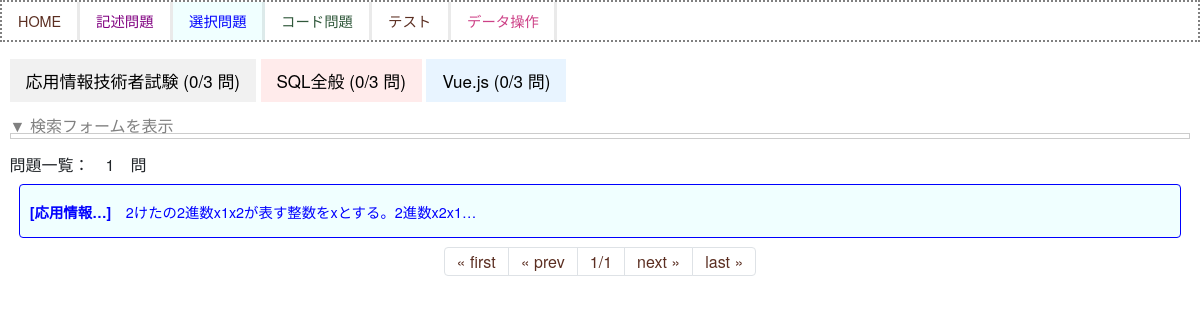
The page /choice/ on the database as committed earlier.
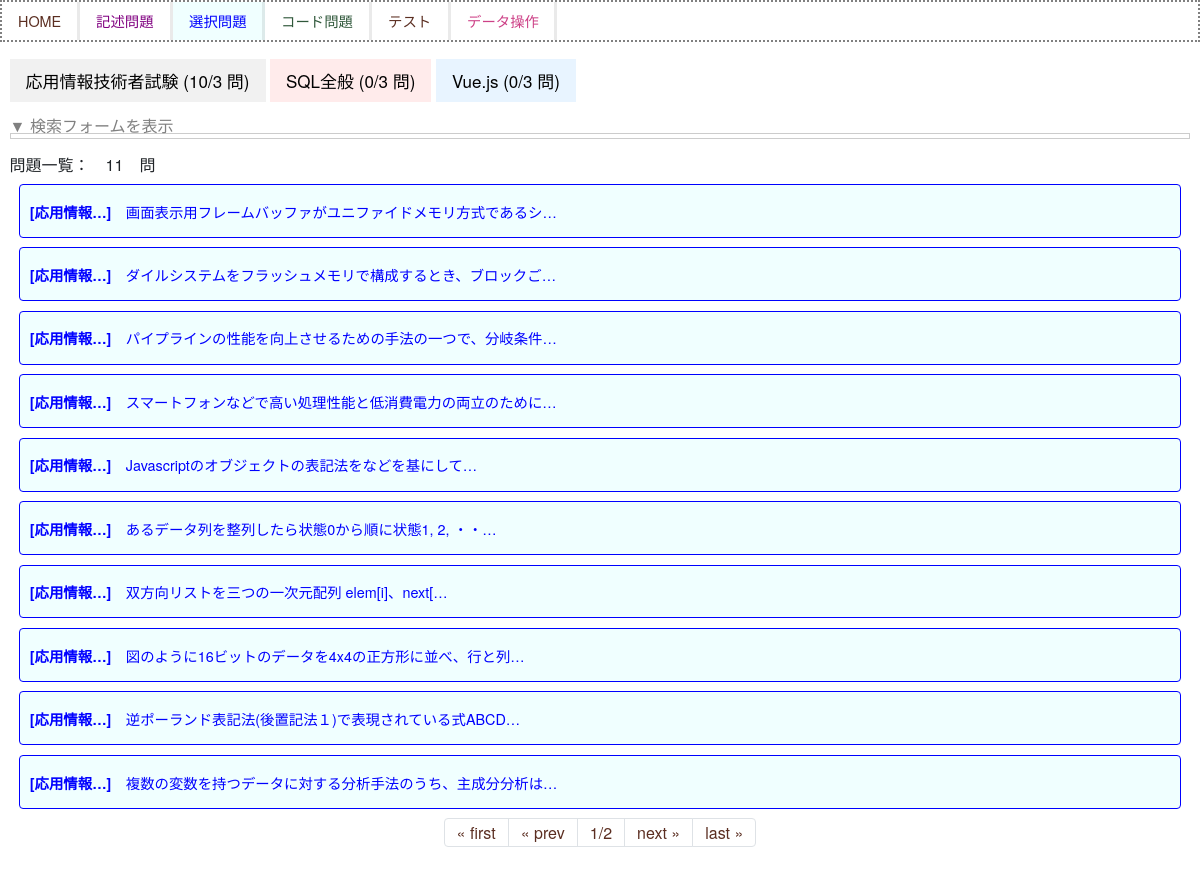
The same page on the database as committed later.
### sqlapp/models.py (models this page shows, shortened)
class Category(models.Model):
    name = models.CharField(max_length=100)

class PracticeChoice(models.Model):
    question = models.TextField(verbose_name="問題")
    thumbnailQ1 = models.ImageField(verbose_name="画像1 (問題用)", null=True, blank= True)
    thumbnailQ2 = models.ImageField(verbose_name="画像2 (問題用)", null=True, blank= True)
    thumbnailQ3 = models.ImageField(verbose_name="画像3 (問題用)", null=True, blank= True)
    answer = models.TextField(verbose_name="正解")
    wronganswer1 = models.TextField(verbose_name="誤回答1", null=True, blank= True)
    wronganswer2 = models.TextField(verbose_name="誤回答2", null=True, blank= True)
    wronganswer3 = models.TextField(verbose_name="誤回答3", null=True, blank= True)
    wronganswer4 = models.TextField(verbose_name="誤回答4", null=True, blank= True)
    wronganswer5 = models.TextField(verbose_name="誤回答5", null=True, blank= True)
    wronganswer6 = models.TextField(verbose_name="誤回答6", null=True, blank= True)
    wronganswer7 = models.TextField(verbose_name="誤回答7", null=True, blank= True)
    wronganswer8 = models.TextField(verbose_name="誤回答8", null=True, blank= True)
    wronganswer9 = models.TextField(verbose_name="誤回答9", null=True, blank= True)
    explanation = models.TextField(verbose_name="解説", null=True,  blank=True,)
    thumbnailA1 = models.ImageField(verbose_name="画像1 (正解用)", null=True, blank= True)
    thumbnailA2 = models.ImageField(verbose_name="画像2 (正解用)", null=True, blank= True)
    thumbnailA3 = models.ImageField(verbose_name="画像3 (正解用)", null=True, blank= True)
    hint1 = models.TextField(verbose_name="ヒント1", null=True,  blank=True,)
    hint2 = models.TextField(verbose_name="ヒント2", null=True,  blank=True,)
    category = models.ForeignKey(Category, on_delete=models.CASCADE,verbose_name="カテゴリ", null=True,  blank=True)
    created_at = models.DateTimeField(auto_now_add=True)
    shoseki = models.ForeignKey(Book, on_delete=models.CASCADE,verbose_name="書籍・HP", null=True,  blank=True)
    shoseki_page = models.CharField(verbose_name="書籍ページ", max_length=255, null=True,  blank=True)

class Book(models.Model):
    name = models.CharField(max_length=100)
    def __str__(self):
        return self.name

### sqlapp/views.py (the view)
# urls.py: path('choice/', views.ListQuestionChoiceView, name='list-question-choice'),
def ListQuestionChoiceView(request, num=1):
    data = PracticeChoice.objects.all().order_by('pk').reverse()
    dataFirst = PracticeChoice.objects.all().order_by('pk').reverse().first()
    data2 = PracticeChoice.objects.all().order_by('pk').reverse()
    page = Paginator(data2, 10)
    categories_data = get_categories_data()
    categories = Category.objects.all()
    params = {
            'title': '',
            'data': data,
            'data2': page.get_page(num),
            'dataFirst': dataFirst,
            'categories_data': categories_data,
            'categories': categories
    }
    return render(request, 'sqlapp/question_choice_list.html', params)

### sqlapp/templates/sqlapp/question_choice_list.html (shortened to what this page needs)
{% extends 'baseQuestionChoice.html' %}
{% block content %}
{% include 'sqlapp/components/tab_content.html' %}
<div class="wrap">
    <label for="label1" class="label">▼ 検索フォームを表示</label>
<div class="content content2">
</div>
</div>
   <div class="nav-item">
    <h2>問題一覧：　{{ data|length }}　問　　</h2>
    </div>
    {% for item in data2 %}
    <a href="{% url 'detail-question-choice' item.pk %}">
    <div class="p-4 m-4 bg-light border border-success rounded">
        <h3><span style="font-weight:bold;">[{{ item.shoseki|truncatechars:5 }}]</span>　{{ item.question|truncatechars:30 }}</h3>
        <div class="flex">
        </div>
    </div>
    </a>
{% endfor %}
{% load static %}
<ul class="pagination justify-content-center">
    {% if data2.has_previous %}
    <li class="page-item">
        <a class="page-link" href="{% url 'list-question' %}">&laquo; first</a>
    </li>
    <li class="page-item">
        <a class="page-link" href="{% url 'list-question' %}{{data2.previous_page_number}}">&laquo; prev</a>
    </li>
    {% else %}
    <li class="page-item">
        <a class="page-link">&laquo; first</a>
    </li>
    <li class="page-item">
        <a class="page-link">&laquo; prev</a>
    </li>
    {% endif %}
    <li class="page-item">
        <a class="page-link">
            {{data2.number}}/{{data2.paginator.num_pages}}</a>
    </li>
    {% if data2.has_next %}
    <li class="page-item">
        <a class="page-link" href="{% url 'list-question' %}{{data2.next_page_number}}">next &raquo;</a>
    </li>
    <li class="page-item">
        <a class="page-link" href="{% url 'list-question' %}{{data2.paginator.num_pages}}">last &raquo;</a>
    </li>
    {% else %}
    <li class="page-item">
        <a class="page-link">next &raquo;</a>
    </li>
    <li class="page-item">
        <a class="page-link">last &raquo;</a>
    </li>
    {% endif %}
</ul>
{% endblock content %}
{% load static %}

### templates/baseQuestionChoice.html (shortened to what this page needs)
{% load static %}
<!doctype html>
<html lang="ja">
    <head>
        <link rel="stylesheet" href="https://cdn.jsdelivr.net/npm/bootstrap@5.1.3/dist/css/bootstrap.min.css" rel="stylesheet">
        <link rel="stylesheet" href="{% static 'sqlapp/css/style.css' %}">
        <link rel="stylesheet" href="{% static 'sqlapp/css/styleQuestionChoice.css' %}">
    </head>
    <body>
        <nav class="navbar navbar-dark bg-success sticky-top">
            <div class="navbar-nav d-flex flex-row nav-item">
                <div class="nav-one nav-one-home">
                    <a class="nav-link mx-3 rotateX" href="{% url 'list-question' %}">HOME</a>
                </div>
                <div class="nav-one nav-one-practice">
                    <a class="nav-link mx-3 rotateX" href="javascript:void(0);" id="homeLink">記述問題</a>
                </div>
                <div class="nav-one nav-one-practicechoice">
                    <a class="nav-link mx-3 rotateX" href="javascript:void(0);" id="homeLink2">選択問題</a>
                </div>
                <div class="nav-one nav-one-codepractice">
                    <a class="nav-link mx-3 rotateX" href="javascript:void(0);" id="homeLink3">コード問題</a>
                </div>
                <div class="nav-one nav-one-test"><a class="nav-link mx-3 rotateX" href="{% url 'test-question' %}">テスト</a></div>
                <div class="nav-one nav-one-dataoperation">
                    <a class="nav-link mx-3 rotateX" href="{% url 'sql_view' %}">データ操作</a>
                </div>
            </div>
        </nav>
        <div class="p-4">
            {% block content %}{% endblock content %}
        </div>
    </body>
</html>

### sqlapp/templates/sqlapp/components/tab_content.html (shortened to what this page needs)
<div class="tab">
    {% for item in categories_data %}
    <button class="tablinks tab{{ forloop.counter }}" onclick="openTab(event, 'Tab{{ item.category.id }}')">
        {{ item.category.name }} ({{ item.today_count }}/{{ item.target_count }} 問)
    </button>
    {% endfor %}
</div>

### sqlapp/static/sqlapp/css/style.css (style rules this page uses)
body { font-family: 'Hannotate SC','HanziPen SC','Avenir','Helvetica Neue','Helvetica','Arial','Hiragino Sans','ヒラギノ角ゴシック',YuGothic,'Yu Gothic','メイリオ', Meiryo,'ＭＳ Ｐゴシック','MS PGothic' !important; }
a { text-decoration: none; }
.navbar { background-color:white !important; border: 2px dotted grey !important; padding-top: 0 !important; padding-bottom: 0 !important; }
.nav-one-home a { color: #5B2E21 !important; }
.nav-one-practice a { color: purple !important; }
.nav-one-practicechoice a { color: blue !important; }
.nav-one-codepractice a { color: #30583B !important; }
.nav-one-test a { color: #5B2E21 !important; }
.nav-one-dataoperation a { color: #CD4187 !important; }
.nav-one { border-right: solid; border-color: grey; }
body { background-color:rgba(249, 235, 235, 0.8); background-color: white ; background-blend-mode: lighten; }
.bg-light { --bs-bg-opacity: 0 !important; }
.p-4 h3 { margin-bottom: 0.2rem !important; }
.h3, h3 { font-size: 0.9rem; }
.m-4 { margin: 0.6rem !important; }
.nav-item a { color: #000; font-size: 0.9rem; font-weight: 400; text-decoration: none; transition: color 0.3s ease-out; }
.wrap { margin: 2em 0; padding: 0; }
.flex { display: flex !important; }
@media screen and (min-width: 570px) { .navbar a { font-size: 0.9rem !important; } }
.rotateX { animation-name:rotateXAnime; animation-duration:1s; animation-fill-mode:forwards; }
.h2, h2 { font-size: 12pt !important; }
.wrap { margin: 1em 0 !important; }
body, html, main { height: 100%; margin: auto 0; font-family: 'Hannotate SC','HanziPen SC','Avenir','Helvetica Neue','Helvetica','Arial','Hiragino Sans','ヒラギノ角ゴシック',YuGothic,'Yu Gothic','メイリオ', Meiryo,'ＭＳ Ｐゴシック','MS PGothic'; }
.p-4 { line-height: 15px !important; }
.page-link { color: darkslategray; color: #5B2E21; }
.border-success { border-color: rgba(100, 100, 100, 1) !important; }
.tab button { background-color: inherit; border: none; outline: none; cursor: pointer; padding: 14px 16px; transition: 0.3s; font-size: 17px; display: inline-block; }
.tab button.tab1 { background-color: #f1f1f1; }
.tab button.tab2 { background-color: #ffebeb; }
.tab button.tab3 { background-color: #e8f4ff; }

### sqlapp/static/sqlapp/css/styleQuestionChoice.css (style rules this page uses)
body { font-family: 'Hannotate SC','HanziPen SC','Avenir','Helvetica Neue','Helvetica','Arial','Hiragino Sans','ヒラギノ角ゴシック',YuGothic,'Yu Gothic','メイリオ', Meiryo,'ＭＳ Ｐゴシック','MS PGothic' !important; }
.navbar { background-color:white !important; border: 2px dotted grey !important; }
.nav-one { border-right: solid; border-color: rgba(50,50,50,.1); }
body { background-color:rgba(249, 235, 235, 0.8); background-color: white ; background-blend-mode: lighten; }
.bg-light { --bs-bg-opacity: 0 !important; }
.p-4 { padding: 0.6rem !important; }
.p-4 h3 { margin-bottom: 0.2rem !important; }
.h3, h3 { font-size: 0.9rem; }
.m-4 { margin: 0.6rem !important; }
.nav-item a { font-size: 0.9rem; font-weight: 400; text-decoration: none; transition: color 0.3s ease-out; }
.wrap { margin: 2em 0; padding: 0; }
.wrap .content { height: 0; padding: 2px; overflow: hidden; margin-bottom: 10px; border: 1px solid #ccc; }
.flex { display: flex !important; }
@media screen and (min-width: 570px) { .navbar a { font-size: 0.9rem !important; } }
.rotateX { animation-name:rotateXAnime; animation-duration:1s; animation-fill-mode:forwards; }
label[for="label1"],label[for="label2"] { color:gray !important; }
.h2, h2 { font-size: 12pt !important; }
.m-4 { background-color: #f0ffff !important; color: blue; border-style:solid !important; border-color: blue !important; }
.wrap { margin: 1em 0 !important; }
body, html, main { height: 100%; margin: auto 0; font-family: 'Hannotate SC','HanziPen SC','Avenir','Helvetica Neue','Helvetica','Arial','Hiragino Sans','ヒラギノ角ゴシック',YuGothic,'Yu Gothic','メイリオ', Meiryo,'ＭＳ Ｐゴシック','MS PGothic'; }
.nav-one-practicechoice { background-color: #f0ffff !important; }

Rows that differ between the two databases and show on the page:
no longer on this page (row unchanged): PracticeChoice: shoseki "応用情報…", question "2けたの2進数x1x2が表す整数をxとする。2進数x2x1…"
computed for Category "応用情報技術者試験": today_count "0" → "10"
added PracticeChoice: shoseki "応用情報…", question "画面表示用フレームバッファがユニファイドメモリ方式であるシ…"
added PracticeChoice: shoseki "応用情報…", question "ダイルシステムをフラッシュメモリで構成するとき、ブロックご…"
added PracticeChoice: shoseki "応用情報…", question "パイプラインの性能を向上させるための手法の一つで、分岐条件…"
added PracticeChoice: shoseki "応用情報…", question "スマートフォンなどで高い処理性能と低消費電力の両立のために…"
added PracticeChoice: shoseki "応用情報…", question "Javascriptのオブジェクトの表記法をなどを基にして…"
added PracticeChoice: shoseki "応用情報…", question "あるデータ列を整列したら状態0から順に状態1, 2, ・・…"
added PracticeChoice: shoseki "応用情報…", question "双方向リストを三つの一次元配列 elem[i]、next[…"
added PracticeChoice: shoseki "応用情報…", question "図のように16ビットのデータを4x4の正方形に並べ、行と列…"
added PracticeChoice: shoseki "応用情報…", question "逆ポーランド表記法(後置記法１)で表現されている式ABCD…"
added PracticeChoice: shoseki "応用情報…", question "複数の変数を持つデータに対する分析手法のうち、主成分分析は…"
Other text that changed with them:
{{ data|length }}: "1" → "11"
{{ data2.paginator.num_pages }}: "1" → "2"
